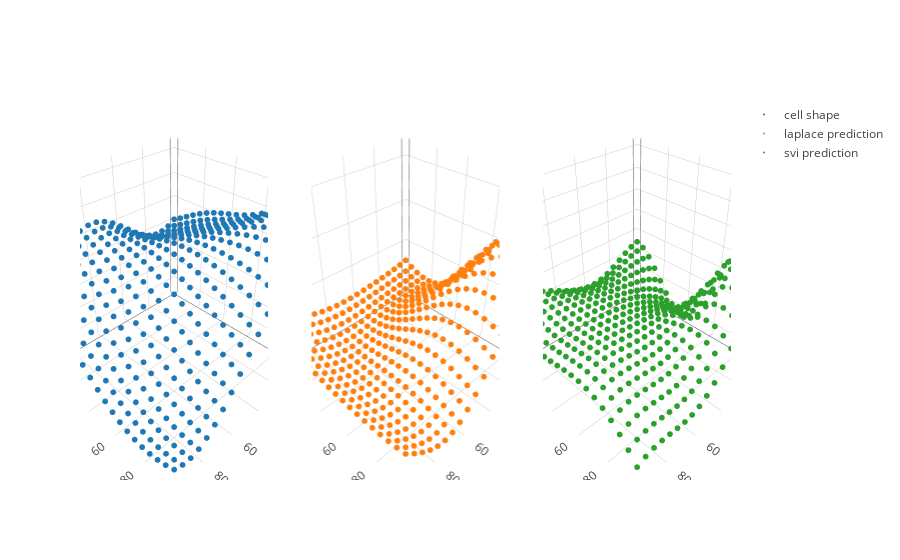

Source (notebook cell):
### Code cell
trace_lppred = go.Scatter3d(x = X[:,0], y = X[:,1], z=inf_lp.f_pred, mode = 'markers', marker=dict(size = 2,), name = "laplace prediction")
trace_svipred = go.Scatter3d(x = X[:,0], y = X[:,1], z=inf_svi.predict(), mode = 'markers', marker=dict(size = 2,), name = "svi prediction")
fig = tools.make_subplots(rows=1, cols=3, specs=[[{'is_3d': True}, {'is_3d': True}, {'is_3d': True}]])
fig.append_trace(trace_func, 1, 1)
fig.append_trace(trace_lppred, 1, 2)
fig.append_trace(trace_svipred, 1, 3)
iplot(fig)

### Figure 1 — Plotly figure (JSON) as saved in the notebook; plotly's stock layout.template omitted (floating-point values rounded to 4 significant figures; data arrays with more than 128 entries replaced by an {"elided": "..."} marker saying what was removed)
{"data": [{"marker": {"size": 2}, "mode": "markers", "name": "cell shape", "scene": "scene1", "type": "scatter3d", "x": {"elided": "400 int values"}, "y": {"elided": "400 int values"}, "z": {"elided": "400 float values"}}, {"marker": {"size": 2}, "mode": "markers", "name": "laplace prediction", "scene": "scene2", "type": "scatter3d", "x": {"elided": "400 int values"}, "y": {"elided": "400 int values"}, "z": {"elided": "400 float values"}}, {"marker": {"size": 2}, "mode": "markers", "name": "svi prediction", "scene": "scene3", "type": "scatter3d", "x": {"elided": "400 int values"}, "y": {"elided": "400 int values"}, "z": {"elided": "400 float values"}}], "layout": {"scene1": {"domain": {"x": [0, 0.2889], "y": [0, 1]}}, "scene2": {"domain": {"x": [0.3556, 0.6444], "y": [0, 1]}}, "scene3": {"domain": {"x": [0.7111, 1], "y": [0, 1]}}}}
